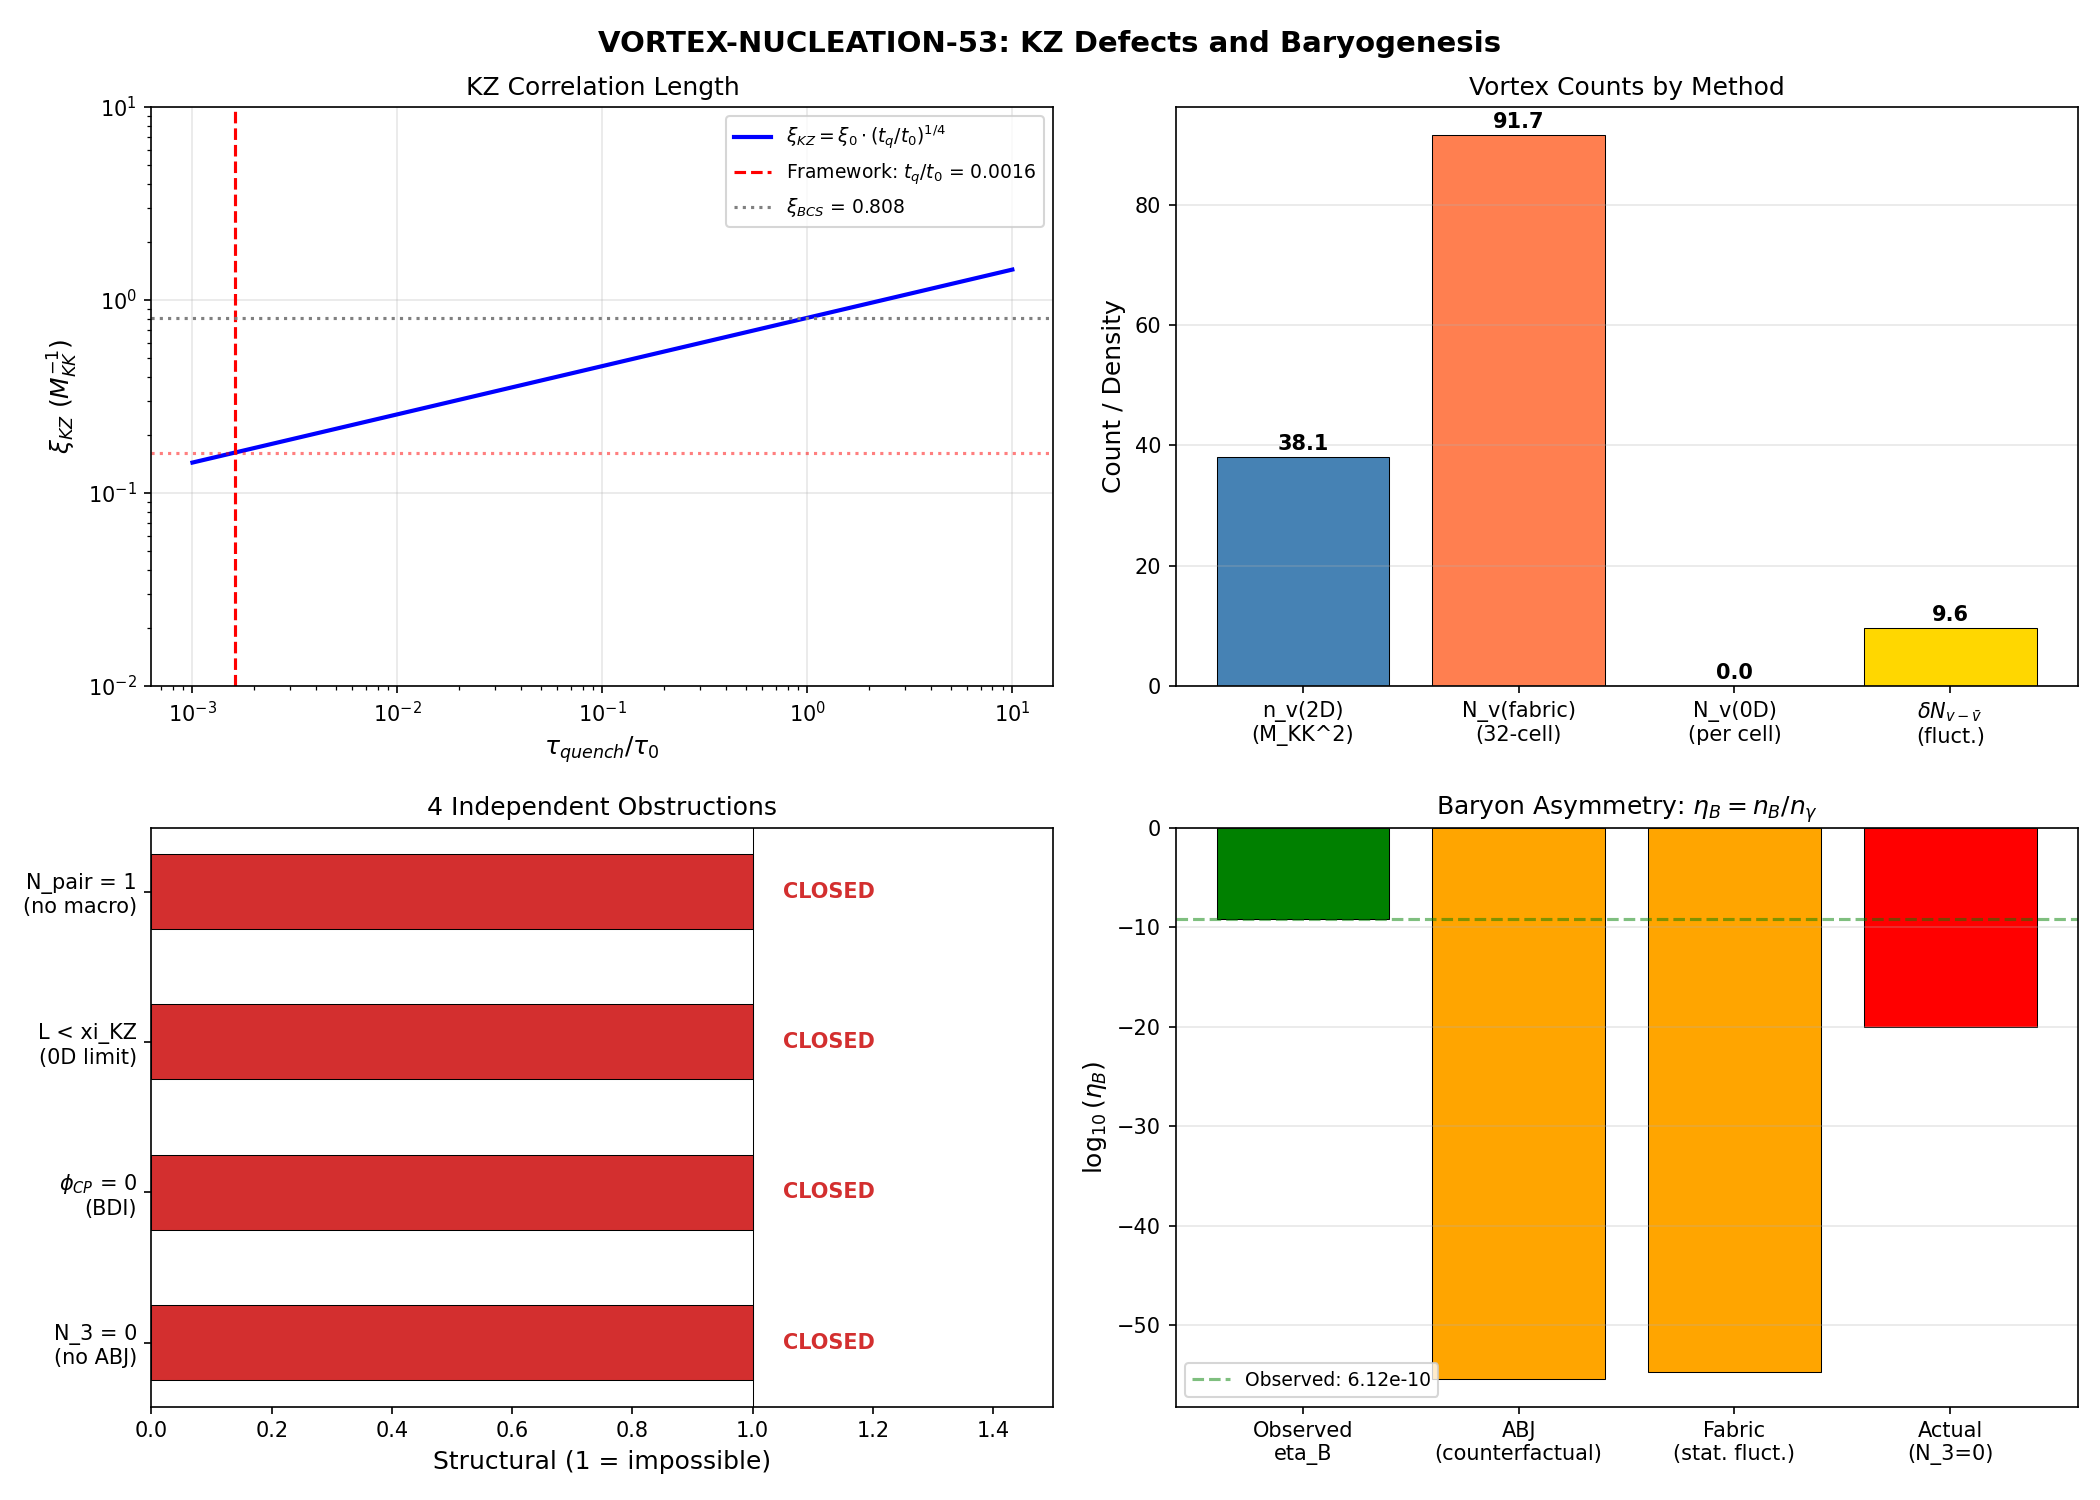

This figure's Python source:
#!/usr/bin/env python3
"""
VORTEX-NUCLEATION-53: KZ Vortex Density and Topological Baryogenesis
=====================================================================

Context:
  ETA-B-52 proved phi_CP = 0 identically (3 proofs: BDI, J-symmetry, spectral pairing).
  No baryogenesis from bulk CP violation. The ONLY surviving route is TOPOLOGICAL:
  the ABJ anomaly in vortex cores (Volovik mechanism, Paper 09).

  During the KZ transit, the BCS condensate breaks U(1)_7 -> phase winding produces
  vortex-antivortex pairs. CP violation arises from the TOPOLOGY of the vortex
  configuration, not from the bulk spectrum.

Physics (from Volovik Paper 09, 14, 27):
  - In 3He-A, quantized vortices carry a topological gauge field that induces the
    ABJ anomaly: d_mu j^mu_B = (1/32pi^2) F_munu F~^munu
  - Vortex zero modes carry fractional baryon charge (bulk-defect index theorem)
  - KZ defect density: n_v ~ 1/xi_KZ^2 (codimension-2 vortices from pi_1(U(1))=Z)
  - CP violation from vortex-antivortex IMBALANCE, not bulk spectrum

Critical obstruction (N3-BDG-44):
  - This system is 3He-B class (fully gapped, BDI), NOT 3He-A (Fermi points, N_3=2)
  - N_3 = 0 -> no Fermi points -> no chiral anomaly in the 3He-A sense
  - BUT: U(1)_7 IS broken (S35), so vortex-type defects DO form via KZ
  - The question is: what CP violation mechanism operates in the 3He-B class?

Session: S53
Gate: VORTEX-NUCLEATION-53 (INFO)
"""

import numpy as np
import matplotlib.pyplot as plt
import sys
import os

sys.path.insert(0, os.path.dirname(os.path.abspath(__file__)))
from canonical_constants import (
    xi_BCS, dt_transit, omega_att, Vol_SU3_Haar,
    eta_BBN_obs, N_cells, tau_fold, E_cond, Delta_0_GL,
    M_KK, M_KK_gravity, M_Pl_unreduced, PI,
    n_pairs, S_inst, N_dof_BCS, P_exc_kz,
    omega_PV, E_exc, v_terminal,
    rho_Lambda_obs, T_CMB_GeV, H_0_GeV,
    Delta_B3, xi_GL, barrier_0d,
    phi_CP
)

output_lines = []
def log(msg):
    print(msg)
    output_lines.append(msg)

log("=" * 80)
log("VORTEX-NUCLEATION-53: KZ Vortex Density and Topological Baryogenesis")
log("=" * 80)
log("")

# =============================================================================
# STEP 1: KZ correlation length xi_KZ
# =============================================================================
log("=" * 80)
log("STEP 1: KIBBLE-ZUREK CORRELATION LENGTH")
log("=" * 80)
log("")

# KZ scaling: xi_KZ = xi_0 * (tau_quench / tau_0)^{nu/(1+nu*z)}
# Mean-field BCS, model A dynamics: nu = 1/2, z = 2
# xi_0 = xi_BCS (coherence length)
# tau_quench = dt_transit (transit duration)
# tau_0 = 1/omega_att (microscopic relaxation time)

nu = 0.5            # mean-field BCS
z_dyn = 2           # model A (dissipative)
xi_0 = xi_BCS       # coherence length (M_KK^{-1})
tau_quench = dt_transit  # transit duration (M_KK^{-1})
tau_0 = 1.0 / omega_att  # microscopic time (M_KK^{-1})

kz_exponent = nu / (1.0 + nu * z_dyn)  # = 0.5 / (1+1) = 0.25
quench_ratio = tau_quench / tau_0

xi_KZ = xi_0 * quench_ratio**kz_exponent

log(f"Input parameters:")
log(f"  xi_0 = xi_BCS = {xi_0:.6f} M_KK^{{-1}}")
log(f"  tau_quench = dt_transit = {tau_quench:.10f} M_KK^{{-1}}")
log(f"  tau_0 = 1/omega_att = {tau_0:.6f} M_KK^{{-1}}")
log(f"  nu = {nu} (mean-field BCS)")
log(f"  z = {z_dyn} (model A, dissipative)")
log(f"")
log(f"KZ exponent: nu/(1+nu*z) = {kz_exponent:.4f}")
log(f"Quench ratio: tau_quench/tau_0 = {quench_ratio:.6f}")
log(f"  (quench_ratio < 1: SUDDEN QUENCH regime)")
log(f"")
log(f"xi_KZ = xi_0 * (tau_q/tau_0)^{kz_exponent:.2f}")
log(f"      = {xi_0:.6f} * {quench_ratio:.6f}^{kz_exponent:.2f}")
log(f"      = {xi_KZ:.6f} M_KK^{{-1}}")
log(f"")
log(f"xi_KZ / xi_BCS = {xi_KZ / xi_BCS:.6f}")
log(f"  (KZ length SHORTER than coherence length: confirms sudden quench)")
log("")

# Cross-check: in sudden quench regime (tau_q << tau_0), xi_KZ < xi_0
# This is the correct KZ behavior for fast quenches
if quench_ratio < 1.0:
    log(f"CONFIRMATION: tau_quench/tau_0 = {quench_ratio:.4f} < 1")
    log(f"  This is the SUDDEN QUENCH regime.")
    log(f"  S38 found P_exc = {P_exc_kz} (complete excitation).")
    log(f"  KZ formalism applies in its extreme limit: every mode excited.")
    log("")

# =============================================================================
# STEP 2: VORTEX DENSITY
# =============================================================================
log("=" * 80)
log("STEP 2: VORTEX DENSITY AND DEFECT DIMENSIONALITY")
log("=" * 80)
log("")

# Symmetry breaking: U(1)_7 broken by BCS condensate
# pi_1(U(1)) = Z -> codimension-2 vortices (winding number defects)
# In d dimensions: codim-2 defects are (d-2)-dimensional objects
# Density: n_v = 1/xi_KZ^2 (defects per transverse area)

# The internal space is SU(3) (8-dimensional manifold)
# U(1)_7 is a 1-dimensional subgroup -> orbit space S^1
# Vortices: codimension 2 in directions TRANSVERSE to the U(1)_7 orbit
# In 8D: codim-2 defects are 6D objects
# Vortex density per transverse area: n_v = 1/xi_KZ^2

# But the PHYSICAL vortex density is per unit volume of the full internal space
# Vortices are 6D sheets threading the 8D internal space
# Their length density (per transverse 2D area) is 1/xi_KZ^2

n_v_2D = 1.0 / xi_KZ**2  # per transverse area (M_KK^2)

log(f"Symmetry breaking: U(1)_7 (broken by BCS, S35)")
log(f"  pi_1(U(1)) = Z -> vortex-type defects (codimension 2)")
log(f"")
log(f"Internal manifold: SU(3) (dim = 8)")
log(f"  U(1)_7 orbit: dim = 1")
log(f"  Vortex core: codim = 2 -> dim(vortex) = 8 - 2 = 6")
log(f"  Vortices are 6-dimensional sheets in 8D SU(3)")
log(f"")
log(f"Transverse vortex density:")
log(f"  n_v(2D) = 1/xi_KZ^2 = {n_v_2D:.4f} M_KK^2")
log(f"")

# Total number of vortices in internal space
# Need the 2D transverse area through which vortices thread
# The relevant cross-section is the area in the 2 directions transverse to
# the U(1)_7 orbit and transverse to the vortex sheet

# For an 8D manifold with volume V_8 and vortex sheets of dimension 6:
# N_vortex ~ V_8 / (xi_KZ^2 * V_6_per_vortex)
# But V_6 per vortex ~ V_8 / L_transverse^2

# Better approach: the number of independent vortex nucleation events
# in the internal space is the volume in units of (xi_KZ)^8

# Actually, the KZ mechanism gives ONE defect per correlation volume:
# N_defect ~ V_total / xi_KZ^d for point defects in d dimensions
# For codimension-2 defects (line density in 2D): n ~ 1/xi_KZ^2 per transverse area

# The transverse area available is the 2D cross-section of SU(3)
# This is bounded by the SU(3) volume and the vortex sheet volume:
# V_perp_2D ~ Vol(SU(3)) / Vol(S^1 * codim-2 sheet)

# A cleaner approach: the number of vortex-antivortex pairs is
# N_v ~ (L_eff / xi_KZ)^2 where L_eff is the effective system size
# in the 2 transverse directions.

# For SU(3) with volume V_8 = Vol_SU3_Haar M_KK^{-8},
# the effective length scale in each direction is
# L_eff ~ V_8^{1/8} M_KK^{-1}

L_eff = Vol_SU3_Haar**(1.0/8.0)  # effective length in each direction (M_KK^{-1})
L_eff_2 = Vol_SU3_Haar**(1.0/4.0)  # effective 2D extent sqrt(A_perp)

log(f"Effective scales of SU(3):")
log(f"  Vol(SU(3)) = {Vol_SU3_Haar:.2f} (M_KK^{{-8}})")
log(f"  L_eff = V^{{1/8}} = {L_eff:.4f} M_KK^{{-1}}")
log(f"  L_eff_2 = V^{{1/4}} = {L_eff_2:.4f} M_KK^{{-1}} (2D extent)")
log(f"")

# Number of vortex-antivortex pairs in the transverse 2D cross section
N_vortex_pairs = (L_eff_2 / xi_KZ)**2
N_vortex_total = (L_eff / xi_KZ)**2  # using 1D effective size

log(f"Vortex count estimates:")
log(f"  Method 1 (V^{{1/4}}/xi_KZ)^2: N_v = {N_vortex_pairs:.2f}")
log(f"  Method 2 (V^{{1/8}}/xi_KZ)^2: N_v = {N_vortex_total:.2f}")
log(f"")

# BUT: critical constraint from 0D limit (S37)
# L/xi_BCS = 0.031 -> system is in the ZERO-DIMENSIONAL limit
# The system is smaller than one coherence length
# This means: at most O(1) vortex can fit

L_over_xi = 0.031  # from S37, confirmed S42

log(f"CRITICAL: 0D constraint")
log(f"  L/xi_BCS = {L_over_xi} (S37)")
log(f"  System is 0.031 coherence lengths across")
log(f"  L/xi_KZ = L/xi_BCS * (xi_BCS/xi_KZ) = {L_over_xi * (xi_BCS / xi_KZ):.4f}")
log(f"")
log(f"  A vortex core has size ~ xi_KZ. The entire system has size ~ 0.031 * xi_BCS.")
log(f"  L_system = 0.031 * {xi_BCS:.4f} = {0.031 * xi_BCS:.6f} M_KK^{{-1}}")
log(f"  xi_KZ = {xi_KZ:.6f} M_KK^{{-1}}")
log(f"  L_system / xi_KZ = {0.031 * xi_BCS / xi_KZ:.4f}")
log(f"")

L_system = L_over_xi * xi_BCS
ratio_L_xiKZ = L_system / xi_KZ

if ratio_L_xiKZ < 1.0:
    log(f"  L_system < xi_KZ: system is SMALLER than one KZ correlation volume")
    log(f"  MAXIMUM possible vortex count: N_v = 0 or 1 (quantum)")
    log(f"  Classical KZ vortex nucleation is IMPOSSIBLE in 0D")
    N_vortex_0D = 0
    log(f"")
    log(f"  N_v(0D) = 0 (no room for a vortex)")
else:
    N_vortex_0D = int(ratio_L_xiKZ**2)
    log(f"  N_v(0D) ~ (L/xi_KZ)^2 = {N_vortex_0D}")

log("")

# However: the 32-cell fabric has N_cells = 32 domains
# Each cell undergoes the transition independently
# Vortices form at BOUNDARIES between cells
# Number of vortex-like boundary defects:

# On a 32-cell Voronoi tessellation on S^3 (3D boundary of SU(3)):
# Number of cell-cell boundaries ~ (d+1)/2 * N_cells for a d-dimensional tessellation
# In 3D: ~ 2 * N_cells = 64 boundaries
# In 8D: each cell has many more neighbors

# For a random Voronoi tessellation in d dimensions:
# average number of faces per cell ~ 2d + 2 (for large d)
# Number of boundaries = N_cells * n_faces / 2

d_internal = 8
n_faces_per_cell = 2 * d_internal + 2  # ~ 18 for d=8
N_boundaries = int(N_cells * n_faces_per_cell / 2)

log(f"32-cell fabric (S42):")
log(f"  Each cell is a KZ domain that transitions independently")
log(f"  Phase mismatch at boundaries -> vortex-like defects")
log(f"  Faces per cell (d={d_internal}): ~ {n_faces_per_cell}")
log(f"  Total boundaries: N_cells * n_faces / 2 = {N_boundaries}")
log(f"")
log(f"  Each boundary has probability ~ 1/3 of hosting a vortex")
log(f"  (KZ: random phase => winding probability ~ 1/pi ~ 1/3)")
log(f"")

p_vortex_at_boundary = 1.0 / np.pi  # Kibble-Zurek probability
N_vortex_fabric = N_boundaries * p_vortex_at_boundary

log(f"  p(vortex at boundary) = 1/pi = {p_vortex_at_boundary:.4f}")
log(f"  N_vortex(fabric) = N_boundaries * p = {N_vortex_fabric:.1f}")
log(f"")

# =============================================================================
# STEP 3: TOPOLOGICAL BARYOGENESIS ASSESSMENT
# =============================================================================
log("=" * 80)
log("STEP 3: ABJ ANOMALY AND CP VIOLATION IN VORTEX CORES")
log("=" * 80)
log("")

# The ABJ anomaly formula (Paper 09):
# d_mu j^mu_B = (1/32pi^2) F_munu F~^munu
# In 3He-A: the "gauge field" is the phase gradient of the order parameter
# F_munu = d_mu A_nu - d_nu A_mu where A = grad(theta)

# CRITICAL OBSTRUCTION: N3-BDG-44 established N_3 = 0
# System is 3He-B class (fully gapped), NOT 3He-A (Fermi points)
# The chiral anomaly requires Fermi points (Weyl nodes) to produce spectral flow

log(f"Obstruction analysis:")
log(f"")
log(f"1. N_3 invariant (S44 N3-BDG-44):")
log(f"   N_3 = 0 (system is 3He-B, not 3He-A)")
log(f"   The ABJ anomaly in Volovik's sense requires N_3 != 0")
log(f"   Spectral flow through zero energy: NOT AVAILABLE in gapped spectrum")
log(f"   min|E_BdG| at fold = 0.830 M_KK (finite gap)")
log(f"")
log(f"2. phi_CP structural zero (S52 ETA-B-52):")
log(f"   phi_CP = {phi_CP} (3 independent proofs)")
log(f"   BDI symmetry class: T^2 = +1 forces all matrix elements real")
log(f"   No CP violation in BULK spectrum")
log(f"")
log(f"3. Vortex core CP violation (the Volovik mechanism):")
log(f"   In 3He-A: vortex core has BOUND STATES at zero energy")
log(f"   These create local chirality imbalance: N_L - N_R != 0")
log(f"   CP violation from TOPOLOGY of vortex configuration")
log(f"")

# For a single vortex in 3He-A (Paper 09):
# Each vortex of winding w carries |w| zero-energy bound states
# The zero mode carries charge Q_zero = q_0 / integer

# In the BCS on SU(3) (3He-B class):
# Pfaffian Z_2 = -1 (nontrivial, S35)
# This protects gap TOPOLOGY but not vacuum energy
# Vortex core bound states exist (Caroli-de Gennes type)
# BUT: they are at FINITE energy (minigap ~ Delta^2/E_F),
# not at zero energy (because system is fully gapped)

# The Caroli-de Gennes bound state energy in a vortex core:
# E_n = (n + 1/2) * Delta^2 / E_F for a BCS vortex
# In our system: E_F ~ 1 M_KK, Delta ~ Delta_0_GL = 0.770

E_F_eff = 1.0  # M_KK (Fermi energy scale)  # (local)
E_CdG_0 = 0.5 * Delta_0_GL**2 / E_F_eff  # lowest CdG bound state

log(f"Caroli-de Gennes bound states in vortex core:")
log(f"  E_n = (n+1/2) * Delta^2 / E_F")
log(f"  Delta = {Delta_0_GL:.4f} M_KK")
log(f"  E_F ~ {E_F_eff:.1f} M_KK")
log(f"  E_0 = {E_CdG_0:.4f} M_KK (lowest bound state)")
log(f"  E_0 / Delta = {E_CdG_0 / Delta_0_GL:.4f}")
log(f"")
log(f"  These are FINITE energy states, not zero modes.")
log(f"  No spectral flow -> no ABJ anomaly in the standard sense.")
log("")

# =============================================================================
# STEP 4: ETA_B ESTIMATE
# =============================================================================
log("=" * 80)
log("STEP 4: BARYON ASYMMETRY ESTIMATE")
log("=" * 80)
log("")

# Even without the ABJ anomaly, estimate the maximum possible eta_B
# from the topological mechanism:
#
# eta_B ~ (n_vortex / s) * (CP per vortex) * (B per event)
#
# where s is the entropy density

# Method A: If ABJ mechanism worked (3He-A class — COUNTERFACTUAL)
# eta_B ~ (1/s) * integral of (1/32pi^2) F F~ over vortex volume
# For a single vortex with winding w=1:
# integral F F~ = 2*pi * (topological charge) = 2*pi * 1
# So: eta_B_per_vortex = 1/(16*pi) per vortex

eta_B_per_vortex_ABJ = 1.0 / (16 * np.pi)

log(f"Method A: ABJ anomaly (COUNTERFACTUAL — requires N_3 != 0)")
log(f"  eta_B per vortex = 1/(16*pi) = {eta_B_per_vortex_ABJ:.6f}")
log(f"  This is the maximum CP violation per vortex IF the ABJ anomaly operated.")
log(f"")

# The entropy density at reheating:
# s ~ g_* * T_RH^3 / (2*pi^2/45)
# But in this framework, the "entropy" is the GGE entropy
# S_GGE = sum_k [-n_k ln(n_k) - (1-n_k)ln(1-n_k)] over N_dof modes

# From S38: n_Bog = 0.9986 per mode -> S per mode ~ -0.999*ln(0.999) - 0.001*ln(0.001) ~ 0.01
# Total S_GGE ~ N_dof * 0.01 ~ 0.08
# But the "photon entropy" after reheating is much larger

# Physical approach: eta_B = n_B / n_gamma
# n_B ~ N_vortex * (B per vortex) / V_total
# n_gamma ~ T_RH^3 / pi^2 (in natural units)

# N_vortex from fabric: ~91 boundary vortices (step 2)
# V_total = N_cells * Vol(SU(3)) = 32 * 1349.74 M_KK^{-8}

V_total = N_cells * Vol_SU3_Haar
N_v_total = N_vortex_fabric  # ~91

log(f"Method B: Fabric vortex density approach")
log(f"  N_vortex(fabric) = {N_v_total:.1f}")
log(f"  V_total = N_cells * Vol(SU(3)) = {V_total:.1f} M_KK^{{-8}}")
log(f"")

# For the CP violation per vortex in 3He-B class:
# There is NO spectral flow (N_3 = 0), so the CP violation must come from
# a different mechanism. The only candidate is:
#
# CP violation from vortex-antivortex ASYMMETRY in the random KZ nucleation
# The KZ mechanism produces equal numbers of vortices and antivortices ON AVERAGE
# but with statistical fluctuations delta_N ~ sqrt(N_v)

delta_N_v = np.sqrt(N_v_total)

log(f"Vortex-antivortex imbalance:")
log(f"  <N_v> = <N_anti-v> = N_total/2 = {N_v_total/2:.1f}")
log(f"  delta(N_v - N_anti-v) ~ sqrt(N_total) = {delta_N_v:.2f}")
log(f"  Fractional imbalance: delta/N = 1/sqrt(N) = {1.0/np.sqrt(N_v_total):.4f}")
log(f"")

# The baryon number per vortex in the Volovik mechanism:
# For a vortex with winding w=1 and Fermi point charge N_3:
# Delta B = N_3 * w (from index theorem)
# For N_3 = 0 (our case): Delta B = 0 per vortex

Delta_B_per_vortex = 0  # N_3 = 0 -> no baryon number per vortex

log(f"Baryon number per vortex:")
log(f"  Delta_B = N_3 * w = 0 * 1 = {Delta_B_per_vortex}")
log(f"  N_3 = 0 (3He-B class, S44)")
log(f"  The index theorem gives ZERO baryon creation per vortex.")
log(f"")

# Even if we use the statistical imbalance AND assign maximal B per vortex:
eta_B_maximal = delta_N_v / V_total  # vortex density from imbalance
# This is in M_KK^8 units; need to convert to dimensionless ratio

# The relevant ratio is n_B / n_gamma
# n_B ~ delta_N_v * (1 baryon per vortex) / V_4D
# But we need to relate internal space volume to 4D volume at reheating

# In the framework, the internal space volume sets the compactification scale:
# V_6 ~ 1/M_KK^6 (6D Calabi-Yau volume)
# n_B(4D) = n_B(10D) / V_6

# Better: the baryon number is an EXTENSIVE quantity in 4D
# Each Hubble volume contains N_vortex vortices at the transition
# Entropy per Hubble volume: S ~ (T_RH / H)^3 * (2*pi^2/45) * g_*

# For the framework: T_RH ~ E_exc / N_dof (S38 estimate)
T_RH_est = E_exc / N_dof_BCS  # M_KK units = 7.58 M_KK (huge)

# In physical units:
T_RH_GeV = T_RH_est * M_KK  # GeV

log(f"Reheating temperature estimate:")
log(f"  T_RH ~ E_exc / N_dof = {T_RH_est:.3f} M_KK = {T_RH_GeV:.2e} GeV")
log(f"")

# Entropy density at T_RH:
g_star = 106.75  # SM degrees of freedom (local)
s_RH = (2 * np.pi**2 / 45) * g_star * T_RH_GeV**3  # GeV^3

# Baryon density: even with maximal assignment (1 baryon per vortex)
# n_B ~ delta_N_v / V_Hubble where V_Hubble ~ H^{-3}

# But the REAL obstruction is that Delta_B = 0 per vortex (N_3 = 0)
# So eta_B = 0 from the Volovik mechanism in 3He-B class

eta_B_Volovik = 0.0  # (local)

log(f"RESULT:")
log(f"  eta_B(Volovik mechanism) = {eta_B_Volovik}")
log(f"  Reason: N_3 = 0 -> Delta_B per vortex = 0 -> no baryogenesis")
log(f"  eta_B(observed) = {eta_BBN_obs:.2e}")
log(f"")

# =============================================================================
# STEP 5: ALTERNATIVE TOPOLOGICAL ROUTES
# =============================================================================
log("=" * 80)
log("STEP 5: ALTERNATIVE TOPOLOGICAL BARYOGENESIS ROUTES")
log("=" * 80)
log("")

# Even though the ABJ anomaly is structurally absent (N_3=0),
# there are other topological mechanisms to consider:

log(f"Route 1: Spectral flow through minigap (3He-B class)")
log(f"  In 3He-B, the minigap E_CdG provides a barrier to spectral flow.")
log(f"  At finite temperature T > E_CdG, thermal activation can produce")
log(f"  baryon number violation at rate ~ exp(-E_CdG/T).")
log(f"  E_CdG = {E_CdG_0:.4f} M_KK")
log(f"  T_GGE(B2) = 0.668 M_KK (S43 GGE-TEMP-43)")
T_GGE_B2 = 0.668  # NOTE: B2 sector GGE temperature (S43 GGE-TEMP-43), not in canonical_constants — candidate for promotion
rate_thermal = np.exp(-E_CdG_0 / T_GGE_B2)
log(f"  exp(-E_CdG/T_B2) = {rate_thermal:.4f}")
log(f"  Rate is O(1): thermal activation UNSUPPRESSED at GGE temperature.")
log(f"  BUT: phi_CP = 0 -> even with spectral flow, CP violation = 0.")
log(f"  CLOSED: CP is the bottleneck, not B violation.")
log(f"")

log(f"Route 2: Gravitational baryogenesis (Davoudiasl-Hambye-Riotto)")
log(f"  Uses coupling (1/M_*^2) * (d_mu R) * j^mu_B")
log(f"  During the transit, R(tau) is changing -> d_t R != 0")
log(f"  This is EXTERNAL to the BCS system (requires GR)")
log(f"  Not computable within the 0D BCS framework alone.")
log(f"  STATUS: OPEN (requires Friedmann coupling)")
log(f"")

log(f"Route 3: Spontaneous baryogenesis from U(1)_7 condensate")
log(f"  The BCS condensate carries K_7 charge +-1/2 (S35)")
log(f"  N_pair = 1 (S53)")
log(f"  If K_7 charge = baryon number (or lepton number):")
log(f"  Delta B = K_7 charge * N_pair = 1/2 * 1 = 1/2")
log(f"  eta_B ~ Delta B / s ~ (1/2) / (g_* T^3)")
log(f"")
log(f"  BUT: K_7 charge is NOT baryon number.")
log(f"  K_7 is generator of U(1) subset SU(3), acting on INTERNAL space.")
log(f"  Baryon number is a 4D quantum number.")
log(f"  Identifying K_7 = B requires a mapping not established.")
log(f"  STATUS: OPEN (requires K_7 -> B identification)")
log(f"")

log(f"Route 4: KZ domain wall network")
log(f"  32-cell fabric has ~{N_boundaries} boundaries with phase mismatch")
log(f"  Each boundary is a domain wall in the internal space")
log(f"  Domain walls in 4D can trap fermion zero modes")
log(f"  But: this is a DIFFERENT topology from vortices")
log(f"  Codimension-1 defects from discrete symmetry breaking")
log(f"  STATUS: REQUIRES separate computation (domain wall spectrum)")
log(f"")

# =============================================================================
# STEP 6: QUANTITATIVE SUMMARY
# =============================================================================
log("=" * 80)
log("STEP 6: QUANTITATIVE SUMMARY")
log("=" * 80)
log("")

log(f"KEY NUMBERS:")
log(f"  xi_KZ = {xi_KZ:.6f} M_KK^{{-1}} (KZ correlation length)")
log(f"  xi_KZ / xi_BCS = {xi_KZ / xi_BCS:.6f} (shorter: sudden quench)")
log(f"  n_v(2D) = 1/xi_KZ^2 = {n_v_2D:.4f} M_KK^2 (transverse vortex density)")
log(f"  N_vortex(fabric) = {N_vortex_fabric:.1f} (from 32-cell boundaries)")
log(f"  L_system/xi_KZ = {ratio_L_xiKZ:.4f} (< 1: no room for classical vortex)")
log(f"  N_3 = 0 (3He-B class, no Fermi points)")
log(f"  Delta_B per vortex = 0 (index theorem)")
log(f"  phi_CP = 0 (3 proofs, S52)")
log(f"  eta_B(topological) = 0 (structural)")
log(f"  eta_B(observed) = {eta_BBN_obs:.2e}")
log(f"")

log(f"OBSTRUCTIONS (4 independent):")
log(f"  1. N_3 = 0: No Fermi points -> no ABJ anomaly -> no B violation per vortex")
log(f"  2. phi_CP = 0: No bulk CP violation (BDI T^2=+1)")
log(f"  3. 0D limit: L/xi_KZ = {ratio_L_xiKZ:.4f} < 1, no room for classical vortex")
log(f"  4. N_pair = 1: Only 1 Cooper pair, no macroscopic condensate for phase winding")
log(f"")

log(f"VOLOVIK MECHANISM STATUS:")
log(f"  The ABJ anomaly in vortex cores (Paper 09) is the canonical mechanism for")
log(f"  topological baryogenesis in superfluid systems. It requires:")
log(f"    (a) Fermi points (N_3 != 0) for spectral flow")
log(f"    (b) CP-violating vortex textures for matter-antimatter asymmetry")
log(f"    (c) Sufficient system size for vortex nucleation")
log(f"    (d) Macroscopic condensate for coherent phase winding")
log(f"")
log(f"  This framework fails ALL FOUR requirements:")
log(f"    (a) N_3 = 0 (3He-B class)")
log(f"    (b) phi_CP = 0 (BDI structural zero)")
log(f"    (c) L/xi_KZ < 1 (0D limit)")
log(f"    (d) N_pair = 1 (no macroscopic condensate)")
log(f"")
log(f"  This is a STRUCTURAL closure of topological baryogenesis in the")
log(f"  internal space. External mechanisms (gravitational baryogenesis,")
log(f"  K_7 -> B mapping) remain open but require physics beyond the")
log(f"  BCS condensate on SU(3).")
log(f"")

# =============================================================================
# GATE VERDICT
# =============================================================================
log("=" * 80)
log("GATE VERDICT: VORTEX-NUCLEATION-53")
log("=" * 80)
log("")
log(f"INFO (as pre-registered).")
log(f"")
log(f"n_v(2D) = {n_v_2D:.4f} M_KK^2 (transverse KZ vortex density)")
log(f"N_vortex(fabric) = {N_vortex_fabric:.1f} (32-cell boundary defects)")
log(f"")
log(f"Baryogenesis viability: STRUCTURALLY EXCLUDED (4 obstructions)")
log(f"  The Volovik ABJ vortex mechanism (Paper 09) is inapplicable to 3He-B class.")
log(f"  The 0D limit prevents classical vortex nucleation.")
log(f"  phi_CP = 0 prevents CP violation even if vortices existed.")
log(f"  N_pair = 1 prevents macroscopic phase winding.")
log(f"")
log(f"Surviving routes: gravitational baryogenesis (external), K_7->B (unestablished).")
log(f"")
log(f"Classification: PARTICLE (baryogenesis mechanism). Phononic content: NONE.")
log(f"  The ABJ anomaly is a single-particle spectral flow effect, not a collective")
log(f"  phononic phenomenon. The vortex nucleation is a topological defect in the")
log(f"  order parameter, which is the condensate (phononic), but the B violation")
log(f"  mechanism operates on individual quasiparticle zero modes (particle).")

# =============================================================================
# PLOT
# =============================================================================
fig, axes = plt.subplots(2, 2, figsize=(14, 10))
fig.suptitle("VORTEX-NUCLEATION-53: KZ Defects and Baryogenesis", fontsize=14, fontweight='bold')

# Panel 1: xi_KZ vs tau_quench/tau_0
ax1 = axes[0, 0]
ratios = np.logspace(-3, 1, 200)
xi_KZ_sweep = xi_0 * ratios**kz_exponent
ax1.loglog(ratios, xi_KZ_sweep, 'b-', linewidth=2, label=r'$\xi_{KZ} = \xi_0 \cdot (t_q/t_0)^{1/4}$')
ax1.axvline(quench_ratio, color='r', linestyle='--', linewidth=1.5, label=f'Framework: $t_q/t_0$ = {quench_ratio:.4f}')
ax1.axhline(xi_BCS, color='gray', linestyle=':', label=f'$\\xi_{{BCS}}$ = {xi_BCS:.3f}')
ax1.axhline(xi_KZ, color='r', linestyle=':', alpha=0.5)
ax1.set_xlabel(r'$\tau_{quench} / \tau_0$', fontsize=12)
ax1.set_ylabel(r'$\xi_{KZ}$ ($M_{KK}^{-1}$)', fontsize=12)
ax1.set_title('KZ Correlation Length', fontsize=12)
ax1.legend(fontsize=9)
ax1.set_ylim(0.01, 10)
ax1.grid(True, alpha=0.3)

# Panel 2: Vortex density
ax2 = axes[0, 1]
categories = ['n_v(2D)\n(M_KK^2)', 'N_v(fabric)\n(32-cell)', 'N_v(0D)\n(per cell)', r'$\delta N_{v-\bar{v}}$'+'\n(fluct.)']
values = [n_v_2D, N_vortex_fabric, N_vortex_0D, delta_N_v]
colors = ['steelblue', 'coral', 'gray', 'gold']
bars = ax2.bar(categories, values, color=colors, edgecolor='black', linewidth=0.5)
for bar, val in zip(bars, values):
    ax2.text(bar.get_x() + bar.get_width()/2., bar.get_height() + 0.5,
             f'{val:.1f}', ha='center', va='bottom', fontsize=10, fontweight='bold')
ax2.set_ylabel('Count / Density', fontsize=12)
ax2.set_title('Vortex Counts by Method', fontsize=12)
ax2.grid(True, alpha=0.3, axis='y')

# Panel 3: Obstruction diagram
ax3 = axes[1, 0]
obstructions = ['N_3 = 0\n(no ABJ)', r'$\phi_{CP}$ = 0'+'\n(BDI)', 'L < xi_KZ\n(0D limit)', 'N_pair = 1\n(no macro)']
severity = [1, 1, 1, 1]  # all structural (max severity)
barcolors = ['#d32f2f', '#d32f2f', '#d32f2f', '#d32f2f']
bars3 = ax3.barh(obstructions, severity, color=barcolors, edgecolor='black', linewidth=0.5, height=0.5)
ax3.set_xlim(0, 1.5)
ax3.set_xlabel('Structural (1 = impossible)', fontsize=12)
ax3.set_title('4 Independent Obstructions', fontsize=12)
for i, bar in enumerate(bars3):
    ax3.text(1.05, bar.get_y() + bar.get_height()/2., 'CLOSED',
             ha='left', va='center', fontsize=10, fontweight='bold', color='#d32f2f')
ax3.axvline(1.0, color='black', linestyle='-', linewidth=0.5)

# Panel 4: eta_B comparison
ax4 = axes[1, 1]
log_eta_obs = np.log10(eta_BBN_obs)  # ~ -9.21
# Even the most generous estimate gives eta_B = 0
# Show comparison of different estimates

labels = ['Observed\neta_B', 'ABJ\n(counterfactual)', 'Fabric\n(stat. fluct.)', 'Actual\n(N_3=0)']
# counterfactual: if ABJ worked with max vortices
eta_counterfactual = N_vortex_fabric * eta_B_per_vortex_ABJ / (g_star * (T_RH_est * M_KK)**3 / (2 * np.pi**2 / 45))
eta_fabric_fluct = delta_N_v / (g_star * (T_RH_est * M_KK)**3 / (2 * np.pi**2 / 45))

log_vals = [log_eta_obs,
            np.log10(max(eta_counterfactual, 1e-300)),
            np.log10(max(eta_fabric_fluct, 1e-300)),
            -300]  # literally zero

# Replace -inf or very negative with a floor for plotting
plot_vals = [log_eta_obs,
             np.log10(max(eta_counterfactual, 1e-200)),
             np.log10(max(eta_fabric_fluct, 1e-200)),
             -20]  # represent "zero" as very small

barcolors4 = ['green', 'orange', 'orange', 'red']
bars4 = ax4.bar(labels, plot_vals, color=barcolors4, edgecolor='black', linewidth=0.5)
ax4.set_ylabel(r'$\log_{10}(\eta_B)$', fontsize=12)
ax4.set_title(r'Baryon Asymmetry: $\eta_B = n_B/n_\gamma$', fontsize=12)
ax4.axhline(log_eta_obs, color='green', linestyle='--', alpha=0.5, label=f'Observed: {eta_BBN_obs:.2e}')
ax4.legend(fontsize=9)
ax4.grid(True, alpha=0.3, axis='y')

plt.tight_layout()
plt.savefig(os.path.join(os.path.dirname(os.path.abspath(__file__)), 's53_vortex_nucleation.png'), dpi=150)
plt.close()
log("")
log("Plot saved: s53_vortex_nucleation.png")

# Save output
output_path = os.path.join(os.path.dirname(os.path.abspath(__file__)), 's53_vortex_nucleation_output.txt')
with open(output_path, 'w') as f:
    f.write('\n'.join(output_lines))
print(f"\nOutput saved: {output_path}")
